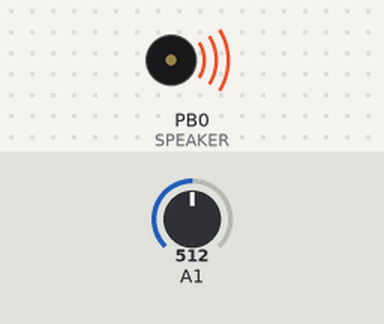
A sketch run on a simulated ATtiny85, built with avr-gcc and run on an emulated ATtiny85. On the bench: buzzer (waves = sounding). The inputs (shaded band) are chosen by the test bench; at power-on: A1 = 512.

Above: at 1.2 s.
1.3 s: A1 set to 122
At 2.9 s:
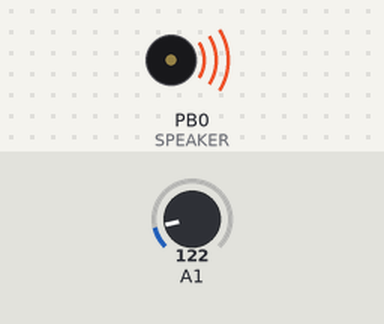
4.3 s: A1 set to 0
7.3 s: A1 set to 306
At 8.36 s:
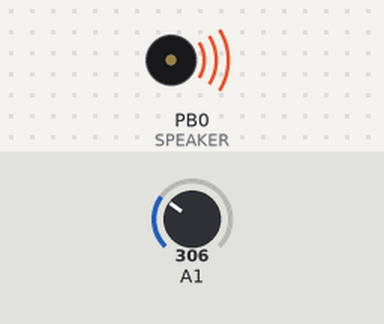
Timing chart, 0 to 16.3 s (numbered marks = the images above; inputs shaded):
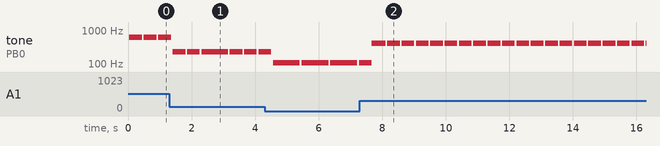

The sketch:

sketch_nov25a.ino
```cpp
/* Adafruit Trinket/Gemma Example: Simple Theramin

  Read the voltage from a Cadmium Sulfide (CdS) photocell voltage
  divider and output a corresponding tone to a piezo buzzer

  Wiring: Photocell voltage divider center wire to GPIO #2
  (analog 1) and output tone to GPIO #0 (digital 0)

  Note: The Arduino tone library does not work for the ATTiny85 on the
  Trinket and Gemma.  The beep function below is similar.  The beep
  code is adapted from Dr. Leah Buechley at
  http://web.media.mit.edu/~leah/LilyPad/07_sound_code.html
*/

#define SPEAKER   0    // Speaker connected to this DIGITAL pin #
#define PHOTOCELL 1    // CdS photocell connected to this ANALOG pin #
#define SCALE     2.0  // You can change this to change the tone scale

void setup() {
  // Set SPEAKER pin to output to drive the piezo buzzer (important)
  pinMode(SPEAKER, OUTPUT);
}

void loop() {
  // Read PHOTOCELL analog pin for the current CdS divider voltage
  int reading = analogRead(PHOTOCELL);
  // Change the voltage to a frequency.  You can change the values
  // to scale your frequency range.
  int freq = 220 + (int)(reading * SCALE);
  // Output the tone to SPEAKER pin.  You can change the '400'
  // to different times (in milliseconds).
  beep(SPEAKER, freq, 400);
  delay(50); // Delay a bit between notes (also adjustable to taste)
}

// The sound-producing function
void beep (unsigned char speakerPin, int frequencyInHertz, long timeInMilliseconds)
{ // http://web.media.mit.edu/~leah/LilyPad/07_sound_code.html
  int  x;
  long delayAmount = (long)(1000000 / frequencyInHertz);
  long loopTime = (long)((timeInMilliseconds * 1000) / (delayAmount * 2));
  for (x = 0; x < loopTime; x++) {
    digitalWrite(speakerPin, HIGH);
    delayMicroseconds(delayAmount);
    digitalWrite(speakerPin, LOW);
    delayMicroseconds(delayAmount);
  }
}
```

Measured:
- after the input at 7.3 s, tone on PB0 (SPEAKER): alternates 413 Hz for 0.40 s and silent for 0.05 s, starting after 0.37 s
- by itself, tone on PB0 (SPEAKER): alternates 110 Hz for 0.84 s and silent for 0.06 s
